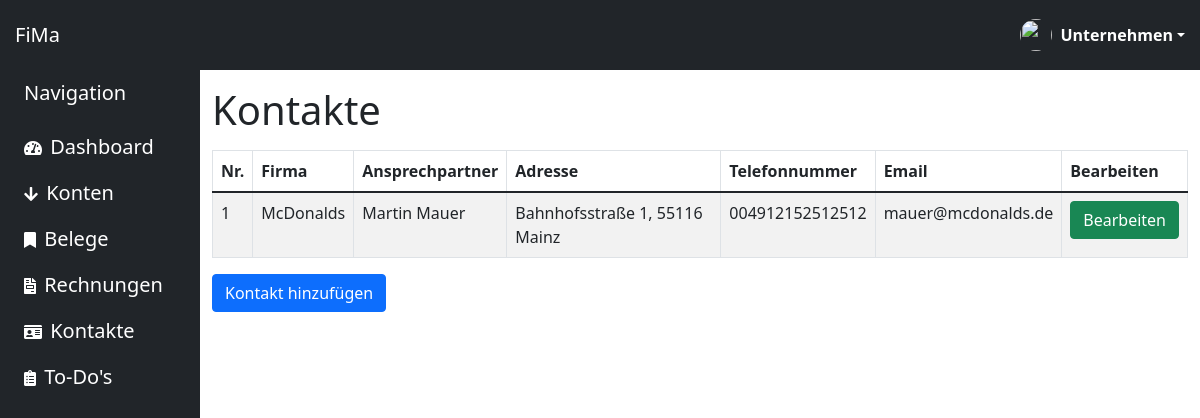
Before: /contacts/ (signed in) with the older database file.
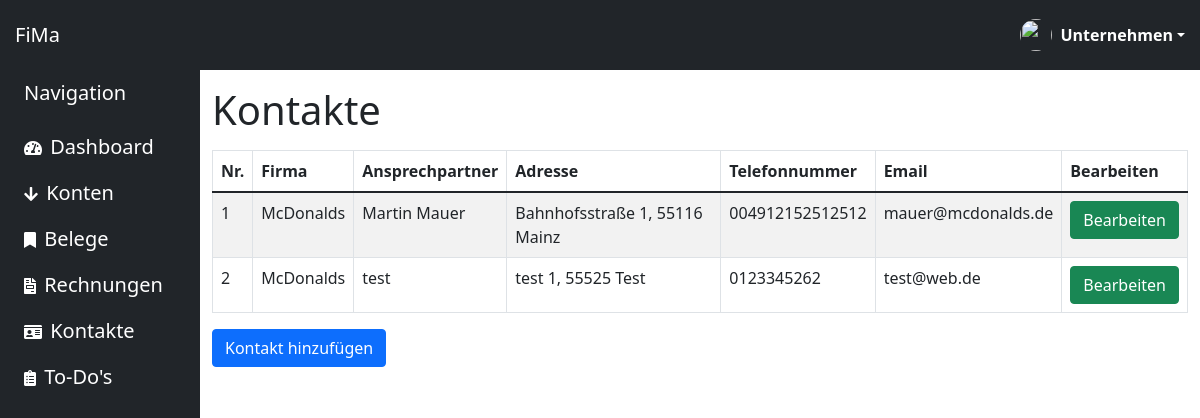
After: the same page with the newer database file.
### home/models.py (models this page shows)
class contact(models.Model):
    kontaktnummer = models.IntegerField()
    firma = models.CharField(max_length=25)
    ansprechpartner = models.CharField(max_length=40)
    adresse = models.CharField(max_length=50)
    telefonnummer = models.CharField(max_length=15)
    email = models.EmailField(max_length=254)

### home/views.py (the view)
# urls.py: path('contacts/', views.contacts, name='contacts'),
@login_required()
def contacts(request):
    if 'edit' in request.GET:
        knummer = request.GET.get('edit')
        receipt_to_edit = receipt.objects.get(kontaktnummer=knummer)
        form = EditContactForm(instance=receipt_to_edit)
    else:
        form = EditContactForm()
    all_contacts = contact.objects.all()
    all_contacts_dict = {
        'contact': all_contacts
    }
    context = {"title": "Kontakte","all_contacts_dict": all_contacts,"form": form}
    return render(request, 'home/contacts.html',context)

### home/templates/home/contacts.html (shortened to what this page needs)
{% extends "home/base.html"%}
{%load static%}
{% block hauptinhalt %}
<div class="col py-3">
    <h1>Kontakte</h1>
    <div class="table-responsive">
        <table class="table table-bordered table-hover table-striped">
            <thead>
                <tr>
                    <th>Nr.</th>
                    <th>Firma</th>
                    <th>Ansprechpartner</th>
                    <th>Adresse</th>
                    <th>Telefonnummer</th>
                    <th>Email</th>
                    <th>Bearbeiten</th>
                </tr>
            </thead>
            <tbody>
                {% if all_contacts_dict %}
                {% for contact in all_contacts_dict %}
                <tr>
                    <td>{{contact.kontaktnummer}}</td>
                    <td>{{contact.firma}}</td>
                    <td>{{contact.ansprechpartner}}</td>
                    <td>{{contact.adresse}}</td>
                    <td>{{contact.telefonnummer}}</td>
                    <td>{{contact.email}}</td>
                    <td><button name="edit" value={{contact.kontaktnummer}} type="submit"
                            class="btn btn-success editbtn" data-toogle="editmodal"
                            data-target="editmodal">Bearbeiten</button></td>
                </tr>
                {% endfor %}
            </tbody>
            {% endif %}
        </table>
    </div>
    <a href="{% url 'edit:editContacts'%}" class="btn btn-primary">Kontakt hinzufügen</a>
</div>
{% endblock hauptinhalt %}

Changed rows visible on the page:
added contact: kontaktnummer "2", firma "McDonalds", ansprechpartner "test", adresse "test 1, 55525 Test", telefonnummer "0123345262", email "test@web.de"
